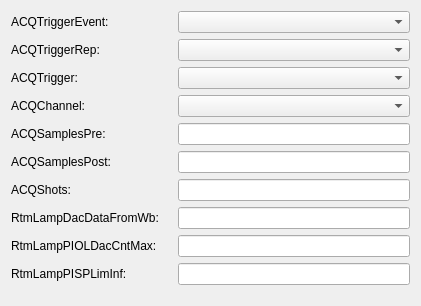
  <widget class="QWidget" name="gridLayoutWidget">
   <property name="geometry">
    <rect>
     <x>10</x>
     <y>10</y>
     <width>421</width>
     <height>306</height>
    </rect>
   </property>
   <layout class="QGridLayout" name="gridLayout">
    <item row="7" column="2">
     <widget class="PyDMLineEdit" name="PyDMLineEdit_16">
      <property name="toolTip">
       <string/>
      </property>
      <property name="channel" stdset="0">
       <string>XX-99SL01:DI-FOFBCtrl:RtmLampDacDataFromWb-SP</string>
      </property>
     </widget>
    </item>
    <item row="5" column="0">
     <widget class="QLabel" name="label_4">
      <property name="text">
       <string>ACQSamplesPost:</string>
      </property>
     </widget>
    </item>
    <item row="4" column="2">
     <widget class="PyDMLineEdit" name="PyDMLineEdit_3">
      <property name="toolTip">
       <string/>
      </property>
      <property name="channel" stdset="0">
       <string>XX-99SL01:DI-FOFBCtrl:ACQSamplesPre-SP</string>
      </property>
     </widget>
    </item>
    <item row="9" column="2">
     <widget class="PyDMLineEdit" name="PyDMLineEdit_23">
      <property name="toolTip">
       <string/>
      </property>
      <property name="channel" stdset="0">
       <string>XX-99SL01:DI-FOFBCtrl:RtmLampPISPLimInf-SP</string>
      </property>
     </widget>
    </item>
    <item row="2" column="1">
     <widget class="PyDMLabel" name="PyDMLabel_2">
      <property name="toolTip">
       <string/>
      </property>
      <property name="channel" stdset="0">
       <string>XX-99SL01:DI-FOFBCtrl:ACQTrigger-Sel</string>
      </property>
     </widget>
    </item>
    <item row="4" column="1">
     <widget class="PyDMLabel" name="PyDMLabel_4">
      <property name="toolTip">
       <string/>
      </property>
      <property name="channel" stdset="0">
       <string>XX-99SL01:DI-FOFBCtrl:ACQSamplesPre-RB</string>
      </property>
     </widget>
    </item>
    <item row="5" column="1">
     <widget class="PyDMLabel" name="PyDMLabel_5">
      <property name="toolTip">
       <string/>
      </property>
      <property name="channel" stdset="0">
       <string>XX-99SL01:DI-FOFBCtrl:ACQSamplesPost-RB</string>
      </property>
     </widget>
    </item>
    <item row="3" column="2">
     <widget class="PyDMEnumComboBox" name="PyDMEnumComboBox_5">
      <property name="toolTip">
       <string/>
      </property>
      <property name="channel" stdset="0">
       <string>XX-99SL01:DI-FOFBCtrl:ACQChannel-Sel</string>
      </property>
     </widget>
    </item>
    <item row="6" column="2">
     <widget class="PyDMLineEdit" name="PyDMLineEdit_4">
      <property name="toolTip">
       <string/>
      </property>
      <property name="channel" stdset="0">
       <string>XX-99SL01:DI-FOFBCtrl:ACQShots-SP</string>
      </property>
     </widget>
    </item>
    <item row="1" column="2">
     <widget class="PyDMEnumComboBox" name="PyDMEnumComboBox_2">
      <property name="toolTip">
       <string/>
      </property>
      <property name="channel" stdset="0">
       <string>XX-99SL01:DI-FOFBCtrl:ACQTriggerRep-Sel</string>
      </property>
     </widget>
    </item>
    <item row="0" column="0">
     <widget class="QLabel" name="label_2">
      <property name="text">
       <string>ACQTriggerEvent:</string>
      </property>
     </widget>
    </item>
    <item row="7" column="0">
     <widget class="QLabel" name="label_10">
      <property name="text">
       <string>RtmLampDacDataFromWb:</string>
      </property>
     </widget>
    </item>
    <item row="8" column="1">
     <widget class="PyDMLabel" name="PyDMLabel_34">
      <property name="toolTip">
       <string/>
      </property>
      <property name="channel" stdset="0">
       <string>XX-99SL01:DI-FOFBCtrl:RtmLampPIOLDacCntMax-RB</string>
      </property>
     </widget>
    </item>
    <item row="2" column="0">
     <widget class="QLabel" name="label_8">
      <property name="text">
       <string>ACQTrigger:</string>
      </property>
     </widget>
    </item>
    <item row="0" column="2">
     <widget class="PyDMEnumComboBox" name="PyDMEnumComboBox_4">
      <property name="toolTip">
       <string/>
      </property>
      <property name="channel" stdset="0">
       <string>XX-99SL01:DI-FOFBCtrl:ACQTriggerEvent-Sel</string>
      </property>
     </widget>
    </item>
    <item row="3" column="1">
     <widget class="PyDMLabel" name="PyDMLabel_7">
      <property name="toolTip">
       <string/>
      </property>
      <property name="channel" stdset="0">
       <string>XX-99SL01:DI-FOFBCtrl:ACQChannel-Sel</string>
      </property>
     </widget>
    </item>
    <item row="9" column="0">
     <widget class="QLabel" name="label_20">
      <property name="text">
       <string>RtmLampPISPLimInf:</string>
      </property>
     </widget>
    </item>
    <item row="6" column="1">
     <widget class="PyDMLabel" name="PyDMLabel_6">
      <property name="toolTip">
       <string/>
      </property>
      <property name="channel" stdset="0">
       <string>XX-99SL01:DI-FOFBCtrl:ACQShots-RB</string>
      </property>
     </widget>
    </item>
    <item row="1" column="0">
     <widget class="QLabel" name="label_7">
      <property name="text">
       <string>ACQTriggerRep:</string>
      </property>
     </widget>
    </item>
    <item row="2" column="2">
     <widget class="PyDMEnumComboBox" name="PyDMEnumComboBox_3">
      <property name="toolTip">
       <string/>
      </property>
      <property name="channel" stdset="0">
       <string>XX-99SL01:DI-FOFBCtrl:ACQTrigger-Sel</string>
      </property>
     </widget>
    </item>
    <item row="5" column="2">
     <widget class="PyDMLineEdit" name="PyDMLineEdit">
      <property name="toolTip">
       <string/>
      </property>
      <property name="channel" stdset="0">
       <string>XX-99SL01:DI-FOFBCtrl:ACQSamplesPost-SP</string>
      </property>
     </widget>
    </item>
    <item row="8" column="0">
     <widget class="QLabel" name="label_35">
      <property name="text">
       <string>RtmLampPIOLDacCntMax:</string>
      </property>
     </widget>
    </item>
    <item row="8" column="2">
     <widget class="PyDMLineEdit" name="PyDMLineEdit_31">
      <property name="toolTip">
       <string/>
      </property>
      <property name="channel" stdset="0">
       <string>XX-99SL01:DI-FOFBCtrl:RtmLampPIOLDacCntMax-SP</string>
      </property>
     </widget>
    </item>
    <item row="7" column="1">
     <widget class="PyDMLabel" name="PyDMLabel_10">
      <property name="toolTip">
       <string/>
      </property>
      <property name="channel" stdset="0">
       <string>XX-99SL01:DI-FOFBCtrl:RtmLampDacDataFromWb-RB</string>
      </property>
     </widget>
    </item>
    <item row="4" column="0">
     <widget class="QLabel" name="label">
      <property name="text">
       <string>ACQSamplesPre:</string>
      </property>
     </widget>
    </item>
    <item row="6" column="0">
     <widget class="QLabel" name="label_5">
      <property name="text">
       <string>ACQShots:</string>
      </property>
     </widget>
    </item>
    <item row="3" column="0">
     <widget class="QLabel" name="label_6">
      <property name="text">
       <string>ACQChannel:</string>
      </property>
     </widget>
    </item>
    <item row="0" column="1">
     <widget class="PyDMLabel" name="PyDMLabel">
      <property name="toolTip">
       <string/>
      </property>
      <property name="channel" stdset="0">
       <string>XX-99SL01:DI-FOFBCtrl:ACQTriggerEvent-Sel</string>
      </property>
     </widget>
    </item>
    <item row="1" column="1">
     <widget class="PyDMLabel" name="PyDMLabel_8">
      <property name="toolTip">
       <string/>
      </property>
      <property name="channel" stdset="0">
       <string>XX-99SL01:DI-FOFBCtrl:ACQTriggerRep-Sel</string>
      </property>
     </widget>
    </item>
    <item row="9" column="1">
     <widget class="PyDMLabel" name="PyDMLabel_26">
      <property name="toolTip">
       <string/>
      </property>
      <property name="channel" stdset="0">
       <string>XX-99SL01:DI-FOFBCtrl:RtmLampPISPLimInf-RB</string>
      </property>
     </widget>
    </item>
   </layout>
  </widget>
